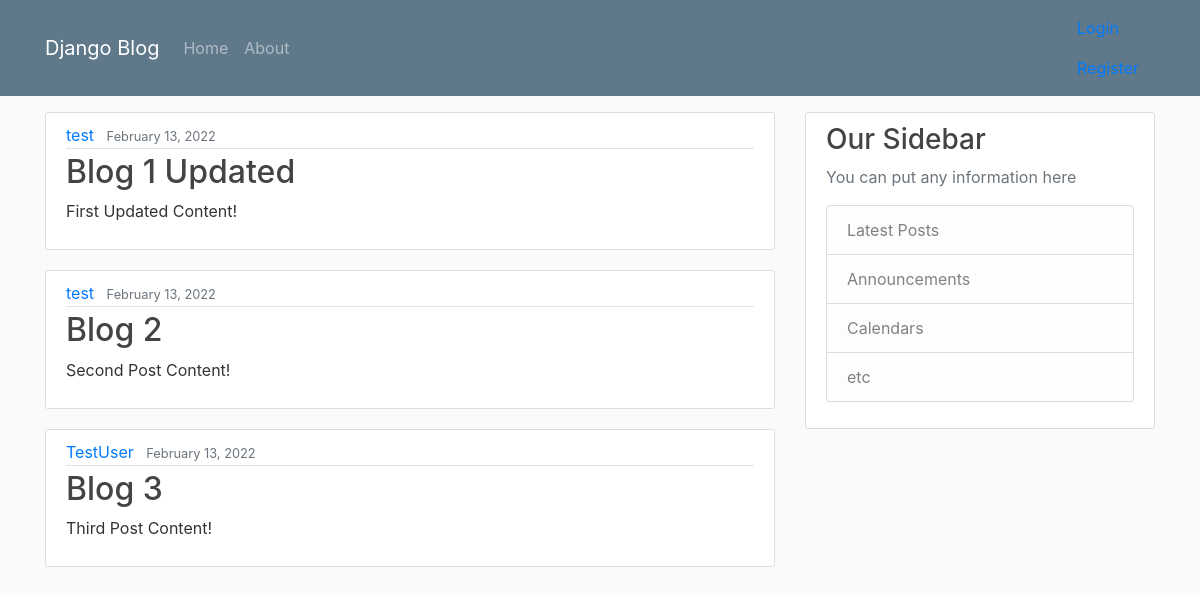
The page / on the database its author committed.
### blog/models.py (models this page shows, shortened)
class Post(models.Model):
    title = models.CharField(max_length=100)
    content = models.TextField()
    date_posted = models.DateTimeField(default=timezone.now)
    author = models.ForeignKey(User, on_delete=models.CASCADE)

### blog/views.py (the view)
# urls.py: path('', views.home, name='blog-home'),
def home(request):
    context = {
        'posts': Post.objects.all()
    }
    return render(request, 'blog/home.html', context)

### blog/templates/blog/home.html
{% extends "blog/base.html" %}
{% block content %}
    {% for post in posts %}
        <article class="media content-section">
            <div class="media-body">
                <div class="article-metadata">
                    <a class="mr-2" href="#">{{ post.author }}</a>
                    <small class="text-muted">{{ post.date_posted|date:"F d, Y" }}</small>
                </div>
                <h2><a class="article-title" href="#">{{ post.title }}</a></h2>
                <p class="article-content">{{ post.content }}</p>
            </div>
        </article>
    {% endfor %}
{% endblock content %}

### blog/templates/blog/base.html (shortened to what this page needs)
{% load static %}
<!DOCTYPE html>
<html lang="en">
    <head>
        <link rel="stylesheet" href="https://maxcdn.bootstrapcdn.com/bootstrap/4.0.0/css/bootstrap.min.css">
        <link rel="stylesheet" type="text/css" href="{%static 'blog/main.css'%}">
    </head>
    <body>
        <header class=""site-header>
            <nav class="navbar navbar-expand-md navbar-dark bg-steel fixed-top">
                <div class="container">
                    <a class="navbar-brand mr4" href="{% url 'blog-home' %}">
                        Django Blog
                    </a>
                    <div class="collapse navbar-collapse" id="navbarToggle">
                        <div class="navbar-nav mr-auto">
                            <a class="nav-item nav-link" href="{% url 'blog-home' %}">Home</a>
                            <a class="nav-item nav-link" href="{% url 'blog-about' %}">About</a>
                        </div>
                        <div>
                            {% if user.is_authenticated %}
                                <a class="nav-item nav-link" href="{% url 'profile' %}">Profile</a>
                                <a class="nav-item nav-link" href="{% url 'logout' %}">Logout</a>
                            {% else %}
                                <a class="nav-item nav-link" href="{% url 'login' %}">Login</a>
                                <a class="nav-item nav-link" href="{% url 'register' %}">Register</a>
                            {% endif %}
                        </div>
                    </div>
                </div>
            </nav>
        </header>
        <main role="main" class="container">
            <div class="row">
                <div class="col-md-8">
                    {% block content %}{% endblock %}
                </div>
                <div class="col-md-4">
                    <div class="content-section">
                        <h3>Our Sidebar</h3>
                        <p class='text-muted'> You can put any information here
                            <ul class="list-group">
                                <li class="list-group-item list-group-item-light">Latest Posts</li>
                                <li class="list-group-item list-group-item-light">Announcements</li>
                                <li class="list-group-item list-group-item-light">Calendars</li>
                                <li class="list-group-item list-group-item-light">etc</li>
                            </ul>
                        </p>
                    </div>
                </div>
            </div>
        </main>
    </body>
</html>

### blog/static/blog/main.css (style rules this page uses)
body { background: #fafafa; color: #333333; margin-top: 7rem; }
h1, h2, h3, h4, h5, h6 { color: #444444; }
ul { margin: 0; }
.bg-steel { background-color: #5f788a; }
.content-section { background: #ffffff; padding: 10px 20px; border: 1px solid #dddddd; border-radius: 3px; margin-bottom: 20px; }
.article-title { color: #444444; }
.article-content { white-space: pre-line; }
.article-metadata { padding-bottom: 1px; margin-bottom: 4px; border-bottom: 1px solid #e3e3e3 }

### rows shown on the page
Post: author "test", date_posted "February 13, 2022", title "Blog 1 Updated", content "First Updated Content!"
Post: author "test", date_posted "February 13, 2022", title "Blog 2", content "Second Post Content!"
Post: author "TestUser", date_posted "February 13, 2022", title "Blog 3", content "Third Post Content!"
